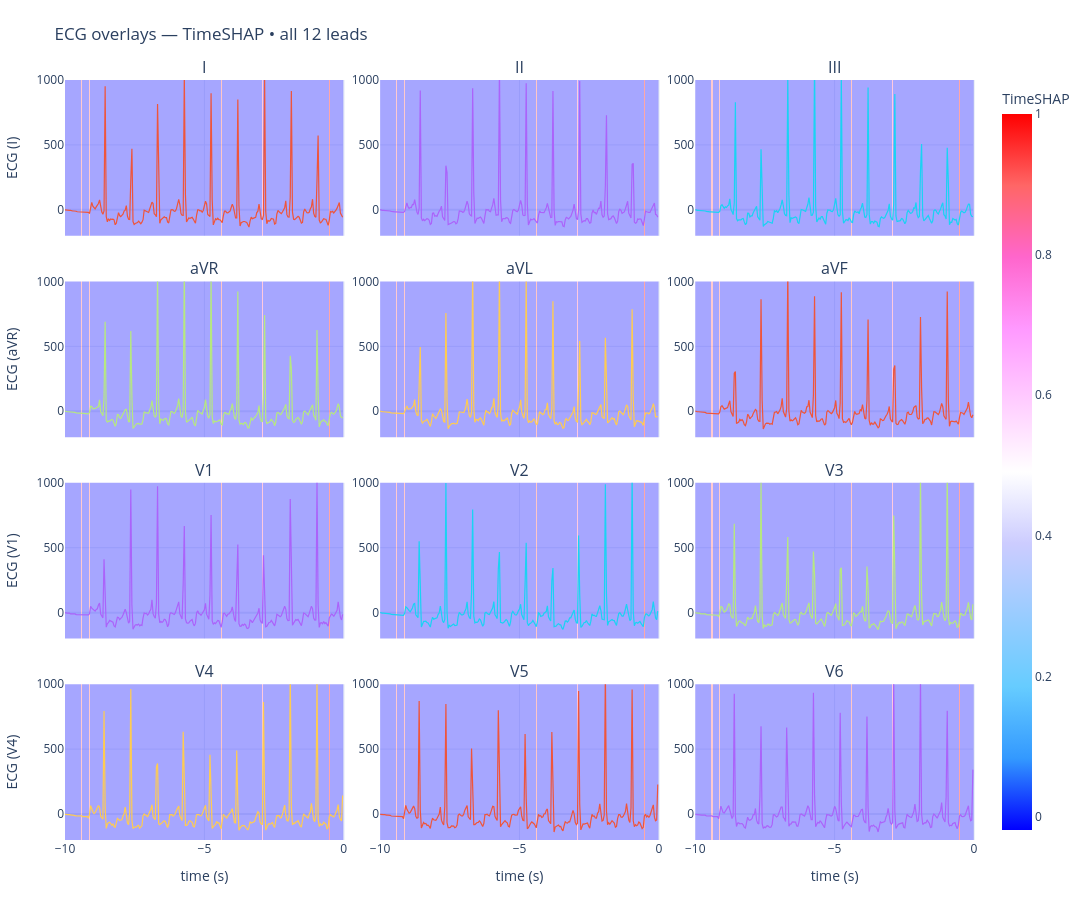
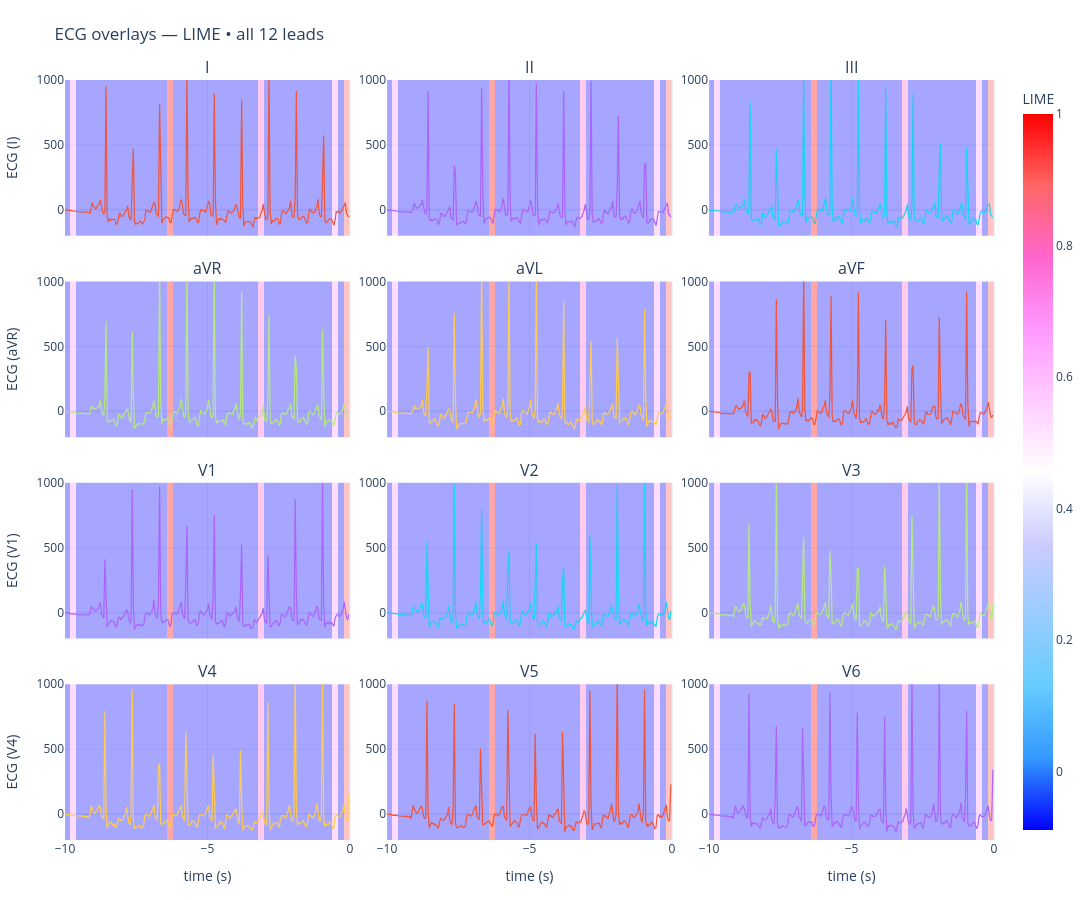
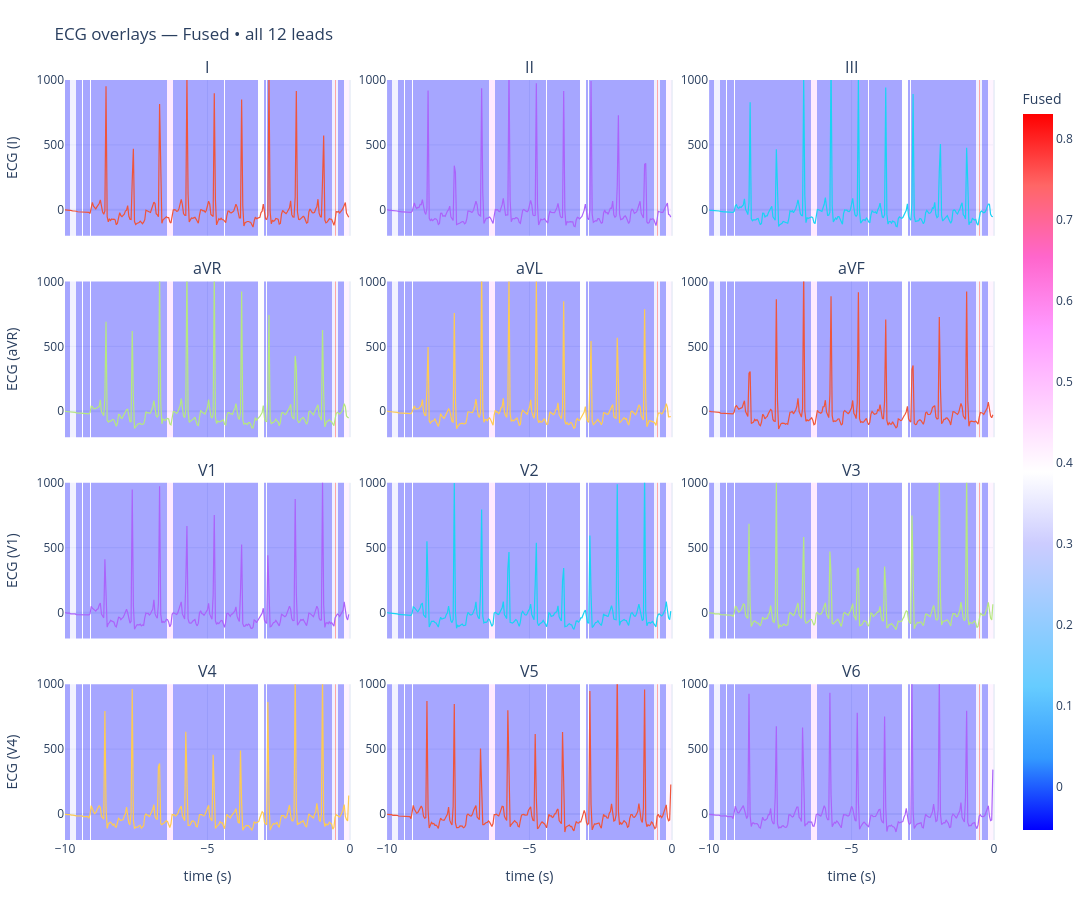

Notebook cell for these charts, in order:
### Code cell
# TimeSHAP view for all 12 leads, plotted on the grouped axis if available
fig = plot_ecg_all_leads(
    aligned,
    mode="timeshap",                 # "timeshap" / "lime" / "fused"
    ts_weight=0.5, lime_weight=0.5,
    prefer_grouped=True,
    downsample_ecg_to_axis=False,  # mean-pooled ECG to match grouped time axis
    show_lime_bands=False,        # enable if want shaded bands in each panel
    colorscale="Picnic",
    yrange=(-200, 1000),
    height=900, width=1400
)

fig.show()

# LIMEs view for all 12 leads, plotted on the grouped axis if available
fig = plot_ecg_all_leads(
    aligned,
    mode="lime",                    # "timeshap" / "lime" / "fused"
    ts_weight=0.5, lime_weight=0.5,
    prefer_grouped=True,
    downsample_ecg_to_axis=False,   # mean-pooled ECG to match grouped time axis
    show_lime_bands=False,          # enable if want shaded bands in each panel
    colorscale="Picnic",
    yrange=(-200, 1000),
    height=900, width=1400
)

fig.show()


# Fused view for all 12 leads, plotted on the grouped axis if available
fig = plot_ecg_all_leads(
    aligned,
    mode="fused",                   # "timeshap" / "lime" / "fused"
    ts_weight=0.5, lime_weight=0.5,
    prefer_grouped=True,
    downsample_ecg_to_axis=False,   # mean-pooled ECG to match grouped time axis
    show_lime_bands=False,          # enable if want shaded bands in each panel
    colorscale="Picnic",
    yrange=(-200, 1000),
    height=900, width=1400
)

fig.show()
